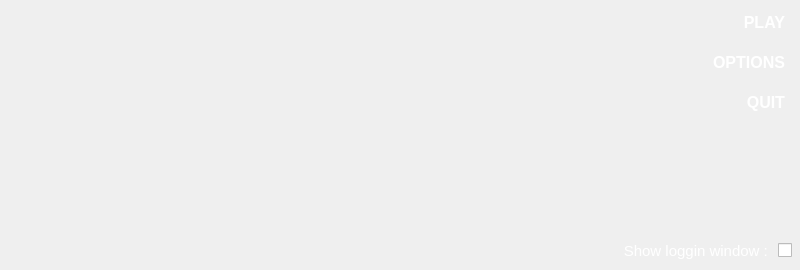
<?xml version="1.0" encoding="UTF-8"?>
<ui version="4.0">
 <class>MainWindow</class>
 <widget class="QMainWindow" name="MainWindow">
  <property name="windowModality">
   <enum>Qt::NonModal</enum>
  </property>
  <property name="geometry">
   <rect>
    <x>0</x>
    <y>0</y>
    <width>800</width>
    <height>270</height>
   </rect>
  </property>
  <property name="sizePolicy">
   <sizepolicy hsizetype="Fixed" vsizetype="Fixed">
    <horstretch>0</horstretch>
    <verstretch>0</verstretch>
   </sizepolicy>
  </property>
  <property name="minimumSize">
   <size>
    <width>800</width>
    <height>268</height>
   </size>
  </property>
  <property name="maximumSize">
   <size>
    <width>800</width>
    <height>270</height>
   </size>
  </property>
  <property name="windowTitle">
   <string notr="true"/>
  </property>
  <property name="autoFillBackground">
   <bool>false</bool>
  </property>
  <property name="styleSheet">
   <string notr="true"/>
  </property>
  <property name="iconSize">
   <size>
    <width>0</width>
    <height>0</height>
   </size>
  </property>
  <property name="tabShape">
   <enum>QTabWidget::Rounded</enum>
  </property>
  <widget class="QWidget" name="centralWidget">
   <property name="enabled">
    <bool>true</bool>
   </property>
   <property name="sizePolicy">
    <sizepolicy hsizetype="Minimum" vsizetype="Minimum">
     <horstretch>0</horstretch>
     <verstretch>0</verstretch>
    </sizepolicy>
   </property>
   <property name="minimumSize">
    <size>
     <width>800</width>
     <height>268</height>
    </size>
   </property>
   <property name="maximumSize">
    <size>
     <width>800</width>
     <height>268</height>
    </size>
   </property>
   <property name="autoFillBackground">
    <bool>false</bool>
   </property>
   <property name="styleSheet">
    <string notr="true">background-image: url(:/images/Splash.png);
color: rgb(255, 255, 255);
background-repeat: no-repeat;
background-position: left top;
margin-top: 0;</string>
   </property>
   <widget class="QPushButton" name="pushButtonQUIT">
    <property name="geometry">
     <rect>
      <x>695</x>
      <y>90</y>
      <width>91</width>
      <height>24</height>
     </rect>
    </property>
    <property name="minimumSize">
     <size>
      <width>72</width>
      <height>22</height>
     </size>
    </property>
    <property name="maximumSize">
     <size>
      <width>96</width>
      <height>24</height>
     </size>
    </property>
    <property name="font">
     <font>
      <pointsize>12</pointsize>
      <weight>75</weight>
      <bold>true</bold>
      <stylestrategy>PreferAntialias</stylestrategy>
     </font>
    </property>
    <property name="layoutDirection">
     <enum>Qt::LeftToRight</enum>
    </property>
    <property name="autoFillBackground">
     <bool>false</bool>
    </property>
    <property name="styleSheet">
     <string notr="true">color: rgb(255, 255, 255);
background-image: url(:/images/bg_clear.png);
text-align: right;</string>
    </property>
    <property name="text">
     <string>QUIT</string>
    </property>
    <property name="autoDefault">
     <bool>false</bool>
    </property>
    <property name="default">
     <bool>false</bool>
    </property>
    <property name="flat">
     <bool>true</bool>
    </property>
   </widget>
   <widget class="QPushButton" name="pushButtonPLAY">
    <property name="geometry">
     <rect>
      <x>695</x>
      <y>10</y>
      <width>91</width>
      <height>24</height>
     </rect>
    </property>
    <property name="minimumSize">
     <size>
      <width>72</width>
      <height>22</height>
     </size>
    </property>
    <property name="maximumSize">
     <size>
      <width>96</width>
      <height>24</height>
     </size>
    </property>
    <property name="font">
     <font>
      <pointsize>12</pointsize>
      <weight>75</weight>
      <bold>true</bold>
      <stylestrategy>PreferAntialias</stylestrategy>
     </font>
    </property>
    <property name="layoutDirection">
     <enum>Qt::LeftToRight</enum>
    </property>
    <property name="autoFillBackground">
     <bool>false</bool>
    </property>
    <property name="styleSheet">
     <string notr="true">color: rgb(255, 255, 255);
background-image: url(:/images/bg_clear.png);
text-align: right;</string>
    </property>
    <property name="text">
     <string>PLAY</string>
    </property>
    <property name="autoDefault">
     <bool>false</bool>
    </property>
    <property name="default">
     <bool>false</bool>
    </property>
    <property name="flat">
     <bool>true</bool>
    </property>
   </widget>
   <widget class="QPushButton" name="pushButtonOPTIONS">
    <property name="geometry">
     <rect>
      <x>695</x>
      <y>50</y>
      <width>91</width>
      <height>24</height>
     </rect>
    </property>
    <property name="minimumSize">
     <size>
      <width>72</width>
      <height>22</height>
     </size>
    </property>
    <property name="maximumSize">
     <size>
      <width>96</width>
      <height>24</height>
     </size>
    </property>
    <property name="font">
     <font>
      <pointsize>12</pointsize>
      <weight>75</weight>
      <bold>true</bold>
     </font>
    </property>
    <property name="autoFillBackground">
     <bool>false</bool>
    </property>
    <property name="styleSheet">
     <string notr="true">color: rgb(255, 255, 255);
background-image: url(:/images/bg_clear.png);
text-align: right;</string>
    </property>
    <property name="text">
     <string>OPTIONS</string>
    </property>
    <property name="autoDefault">
     <bool>false</bool>
    </property>
    <property name="default">
     <bool>false</bool>
    </property>
    <property name="flat">
     <bool>true</bool>
    </property>
   </widget>
   <widget class="QCheckBox" name="cbShowLog">
    <property name="geometry">
     <rect>
      <x>591</x>
      <y>240</y>
      <width>201</width>
      <height>21</height>
     </rect>
    </property>
    <property name="font">
     <font>
      <pointsize>11</pointsize>
     </font>
    </property>
    <property name="layoutDirection">
     <enum>Qt::RightToLeft</enum>
    </property>
    <property name="styleSheet">
     <string notr="true">color: rgb(255, 255, 255);
background-image: url(:/images/bg_clear.png);
text-align: right;</string>
    </property>
    <property name="text">
     <string>Show loggin window : </string>
    </property>
   </widget>
  </widget>
 </widget>
 <layoutdefault spacing="6" margin="11"/>
 <resources/>
 <connections/>
</ui>
